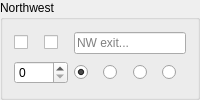
       <widget class="QGroupBox" name="groupBox_nw">
        <property name="sizePolicy">
         <sizepolicy hsizetype="Preferred" vsizetype="Preferred">
          <horstretch>0</horstretch>
          <verstretch>0</verstretch>
         </sizepolicy>
        </property>
        <property name="autoFillBackground">
         <bool>false</bool>
        </property>
        <property name="title">
         <string>Northwest</string>
        </property>
        <layout class="QGridLayout" name="gridLayout_nw">
         <item row="0" column="0">
          <widget class="QCheckBox" name="noroute_nw">
           <property name="cursor">
            <cursorShape>PointingHandCursor</cursorShape>
           </property>
           <property name="focusPolicy">
            <enum>Qt::NoFocus</enum>
           </property>
           <property name="toolTip">
            <string>&lt;p&gt;Prevent a route being created via this exit, equivalent to an infinite exit weight.&lt;/p&gt;</string>
           </property>
           <property name="text">
            <string/>
           </property>
           <property name="checkable">
            <bool>true</bool>
           </property>
          </widget>
         </item>
         <item row="0" column="1">
          <widget class="QCheckBox" name="stub_nw">
           <property name="cursor">
            <cursorShape>PointingHandCursor</cursorShape>
           </property>
           <property name="toolTip">
            <string>&lt;p&gt;Create an exit in this direction with unknown destination, mutually exclusive with an actual exit roomID.&lt;/p&gt;</string>
           </property>
           <property name="text">
            <string/>
           </property>
          </widget>
         </item>
         <item row="0" column="2" colspan="4">
          <widget class="QLineEdit" name="nw">
           <property name="placeholderText">
            <string>NW exit...</string>
           </property>
          </widget>
         </item>
         <item row="1" column="0" colspan="2">
          <widget class="QSpinBox" name="weight_nw">
           <property name="cursor">
            <cursorShape>SizeVerCursor</cursorShape>
           </property>
           <property name="toolTip">
            <string>&lt;p&gt;Set to a positive value to override the default (Room) Weight for using this Exit route, zero value assigns the default.&lt;/p&gt;</string>
           </property>
           <property name="maximum">
            <number>9999</number>
           </property>
          </widget>
         </item>
         <item row="1" column="2">
          <widget class="QRadioButton" name="doortype_none_nw">
           <property name="cursor">
            <cursorShape>PointingHandCursor</cursorShape>
           </property>
           <property name="toolTip">
            <string>&lt;p&gt;No door symbol is drawn on 2D Map for this exit.&lt;/p&gt;</string>
           </property>
           <property name="text">
            <string/>
           </property>
           <property name="checked">
            <bool>true</bool>
           </property>
           <attribute name="buttonGroup">
            <string notr="true">doortype_nw</string>
           </attribute>
          </widget>
         </item>
         <item row="1" column="3">
          <widget class="QRadioButton" name="doortype_open_nw">
           <property name="cursor">
            <cursorShape>PointingHandCursor</cursorShape>
           </property>
           <property name="toolTip">
            <string>&lt;p&gt;Green (Open) door symbol is drawn on 2D Map, can be set on either a stub or a real exit.&lt;/p&gt;</string>
           </property>
           <property name="text">
            <string/>
           </property>
           <attribute name="buttonGroup">
            <string notr="true">doortype_nw</string>
           </attribute>
          </widget>
         </item>
         <item row="1" column="4">
          <widget class="QRadioButton" name="doortype_closed_nw">
           <property name="cursor">
            <cursorShape>PointingHandCursor</cursorShape>
           </property>
           <property name="toolTip">
            <string>&lt;p&gt;Orange (Closed) door symbol is drawn on 2D Map, can be set on either a stub or a real exit.&lt;/p&gt;</string>
           </property>
           <property name="text">
            <string/>
           </property>
           <attribute name="buttonGroup">
            <string notr="true">doortype_nw</string>
           </attribute>
          </widget>
         </item>
         <item row="1" column="5">
          <widget class="QRadioButton" name="doortype_locked_nw">
           <property name="cursor">
            <cursorShape>PointingHandCursor</cursorShape>
           </property>
           <property name="toolTip">
            <string>&lt;p&gt;Red (Locked) door symbol is drawn on 2D Map, can be set on either a stub or a real exit.&lt;/p&gt;</string>
           </property>
           <property name="text">
            <string/>
           </property>
           <attribute name="buttonGroup">
            <string notr="true">doortype_nw</string>
           </attribute>
          </widget>
         </item>
        </layout>
       </widget>
